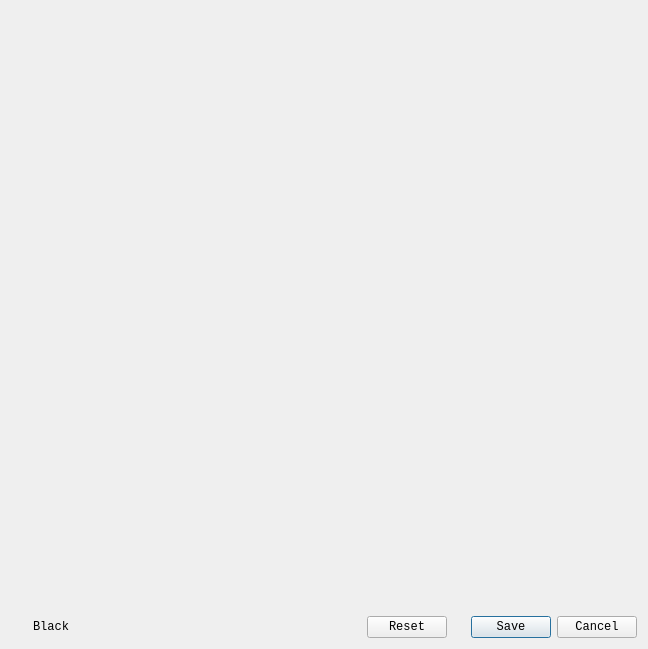
<?xml version="1.0" encoding="UTF-8"?>
<ui version="4.0">
 <class>IconViewEditDlg</class>
 <widget class="QDialog" name="IconViewEditDlg">
  <property name="geometry">
   <rect>
    <x>0</x>
    <y>0</y>
    <width>648</width>
    <height>649</height>
   </rect>
  </property>
  <layout class="QVBoxLayout" name="verticalLayout" stretch="1,0">
   <item>
    <widget class="IconViewEdit" name="iconViewEdit" native="true">
     <property name="font">
      <font>
       <family>Consolas</family>
      </font>
     </property>
    </widget>
   </item>
   <item>
    <layout class="QHBoxLayout" name="iconBtnLayout">
     <item>
      <widget class="QPushButton" name="brushBtn">
       <property name="font">
        <font>
         <family>Consolas</family>
        </font>
       </property>
       <property name="text">
        <string>Black</string>
       </property>
       <property name="flat">
        <bool>true</bool>
       </property>
      </widget>
     </item>
     <item>
      <spacer name="btnSpacer">
       <property name="orientation">
        <enum>Qt::Horizontal</enum>
       </property>
       <property name="sizeHint" stdset="0">
        <size>
         <width>40</width>
         <height>20</height>
        </size>
       </property>
      </spacer>
     </item>
     <item>
      <widget class="QDialogButtonBox" name="dlgBtnBox">
       <property name="font">
        <font>
         <family>Consolas</family>
        </font>
       </property>
       <property name="orientation">
        <enum>Qt::Horizontal</enum>
       </property>
       <property name="standardButtons">
        <set>QDialogButtonBox::Cancel|QDialogButtonBox::Reset|QDialogButtonBox::Save</set>
       </property>
      </widget>
     </item>
    </layout>
   </item>
  </layout>
 </widget>
 <customwidgets>
  <customwidget>
   <class>IconViewEdit</class>
   <extends>QWidget</extends>
   <header>iconviewedit.h</header>
   <container>1</container>
  </customwidget>
 </customwidgets>
 <resources/>
 <connections>
  <connection>
   <sender>dlgBtnBox</sender>
   <signal>accepted()</signal>
   <receiver>IconViewEditDlg</receiver>
   <slot>accept()</slot>
   <hints>
    <hint type="sourcelabel">
     <x>248</x>
     <y>254</y>
    </hint>
    <hint type="destinationlabel">
     <x>157</x>
     <y>274</y>
    </hint>
   </hints>
  </connection>
  <connection>
   <sender>dlgBtnBox</sender>
   <signal>rejected()</signal>
   <receiver>IconViewEditDlg</receiver>
   <slot>reject()</slot>
   <hints>
    <hint type="sourcelabel">
     <x>316</x>
     <y>260</y>
    </hint>
    <hint type="destinationlabel">
     <x>286</x>
     <y>274</y>
    </hint>
   </hints>
  </connection>
 </connections>
</ui>
